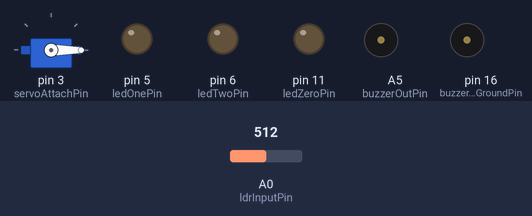
The sketch below on a simulated Arduino Uno, built with avr-gcc and run on an emulated ATmega328P. On the bench: servo, output pins drawn as LEDs (lit = HIGH), buzzer (waves = sounding, pin HIGH). The inputs (shaded band) are chosen by the test bench; at power-on: A0 (ldrInputPin) = 512. What the sketch prints to the serial monitor is not drawn.

Above: at 1.2 s.
1.3 s: A0 (ldrInputPin) set to 627
4.5 s: A0 (ldrInputPin) set to 651
At 5.5 s:
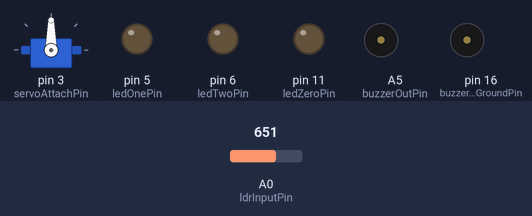
At 6.8 s:
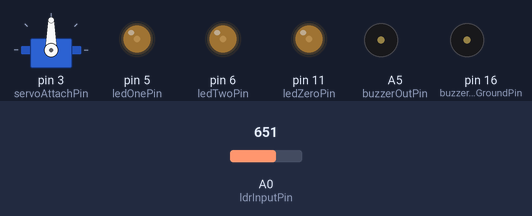
7.5 s: A0 (ldrInputPin) set to 511
At 8.8 s:
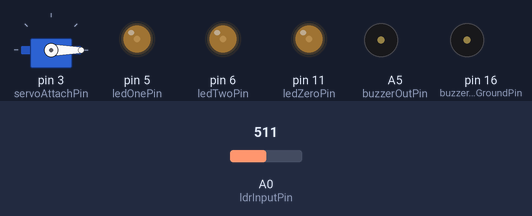
Timing chart, 0 to 10.5 s (numbered marks = the images above; inputs shaded):
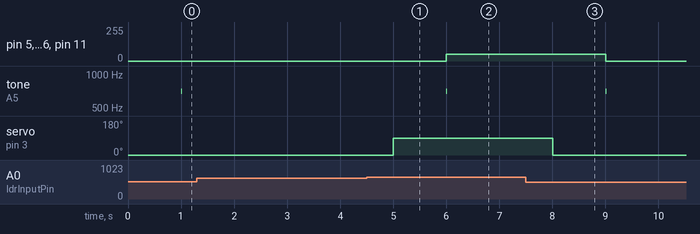

Measured:
- the behaviour switches between 636 and 637 on A0 (ldrInputPin) (found by bisection; images 0 and 1)
- after the input at 1.3 s, every drawn part: stays the same
- after the input at 4.5 s, pin 5 (ledOnePin), pin 6 (ledTwoPin), pin 11 (ledZeroPin): 0/255 → 50/255 after 1.5 s; tone on A5 (buzzerOutPin): silent → 700 Hz after 1.5 s, → silent 0.02 s later; servo on pin 3 (servoAttachPin): 0° → 90° after 0.50 s
- after the input at 7.5 s, pin 5 (ledOnePin), pin 6 (ledTwoPin), pin 11 (ledZeroPin): 50/255 → 0/255 after 1.5 s; tone on A5 (buzzerOutPin): silent → 700 Hz after 1.5 s, → silent 0.02 s later; servo on pin 3 (servoAttachPin): 90° → 0° after 0.51 s

The sketch:

GruppoA_Arduino_AreaDiProgetto_4Di.ino
```cpp
#include <Servo.h>
#include <math.h>

#define ledZeroPin 11
#define ledOnePin 5
#define ledTwoPin 6
#define ldrInputPin A0
#define buzzerOutPin A5
#define servoAttachPin 3
#define buzzerVirtualGroundPin 16

/* SG-90 SERVO PINOUT
  ORANGE = PWM
  RED = 5V
  BROWN = GND
*/

const double MAX_SENS_VALUE = 50;//Valore massimo leggibile dal LDR
int MIN_SENS_VALUE = 49; //Soglia minima luminosità
const float sensDb[10] = {49, 47, 45, 43, 41, 39, 35, 27, 17, 9}; //Corrispondenze sensore ved doc
const int MAX_BITS=8; //Numero massimo di bit

bool bits[MAX_BITS]; //Byte ricevuto (globale)
double LDR;//Valore attuale di luminosità

Servo servo;//Dich servoMotore
bool servoAuto = true; //Automazione motore on/off
int servoDegrees = 0; //Valore utente motore

struct light {
  int pin; //Il pin al quale è connesso fisicamente il led
  short int status = -1; //Lo stato in cui si trova il led (acceso/spento/auto)
  int index; //L'indice del led all'interno del vettore lights
  short int autoStat = -2; //0= no auto, 1= auto off, 2= auto on
} lights[3];//, bckLights[3]; //3 LED + BACKUP DEL VALORE PRECEDENTE DEI LED


void setup() {
  /*pinMode(12, OUTPUT);
  pinMode(7, OUTPUT);
  pinMode(4, OUTPUT);

  digitalWrite(12, LOW);
  digitalWrite(7, LOW);
  digitalWrite(4, LOW);*/

  pinMode(ldrInputPin, INPUT);//Sens lum
  pinMode(buzzerOutPin, OUTPUT);//Buzzer

  pinMode(buzzerVirtualGroundPin, OUTPUT);//Punto di massa simulata per il servo
  digitalWrite(buzzerVirtualGroundPin, LOW);//Punto di massa simulata per il servo


  pinMode(ledZeroPin, OUTPUT);//led 0
  pinMode(ledOnePin, OUTPUT);//led 1
  pinMode(ledTwoPin, OUTPUT);//led 2

  //Assegna led ai pin
  lights[0].pin = ledZeroPin; //Led 0
  lights[1].pin = ledOnePin; //Led 1
  lights[2].pin = ledTwoPin; //Led 2

  lights[0].index=0;  //Assegna indice (led 0)
  lights[1].index=1;  //Assegna indice (led 1)
  lights[2].index=2;  //Assegna indice (led 2)


  //Collegamento servo
  pinMode(servoAttachPin, OUTPUT); //Assegna il pin di uscita (info) al servo
  servo.attach(servoAttachPin); //Comunica al servo il pin di collegamento

  Serial.begin(9600); //Inizializza la connessione seriale
  noTone(buzzerOutPin); //Elimina eventuali suoni del buzzer all'avvio

}

void setBrightness(struct light a) {//Imposta la luminosità per il led definito dal parametro

  switch (a.status) {//Controlla lo stato del led

    case 0: digitalWrite(a.pin, LOW); a.autoStat=0; break;//SPENTO (0V)
    case 1: analogWrite(a.pin, MAX_SENS_VALUE); a.autoStat=0; break;//ACCESO (Custom max value)

    default:analogWrite(a.pin, LDR); //AUTO (Valore analogo alla luminosità in ingresso)
            if(LDR>=MIN_SENS_VALUE) a.autoStat = 2;
            else a.autoStat = 1;
    break;

  }

  sendLedsData(a.index); //Invia i dati del led
}

void setServoRotation(int d) {//Imposta il valore di rotazione del servo motore INFLUENZATO DA VALORE PRECEDENTE
  int p = servo.read(); //Legge il valore di rotazione corrente

  servo.write(d); //Ruota il servo al valore desiderato
  sendServoData();//Invia i dati del servo sul seriale
  if(p!=d) tone(buzzerOutPin, 700, 15);

}

void eseguiScrittura() { //Instrada il messaggio di scrittura verso le diverse funzioni
  int act = bits[6] * 2 + bits[5];//Converte i primi due bit del messaggio ricevuto per instradare il messaggio

  switch (act) {
    case 0: setLeds(); break; // cod =0 instrada verso i led
    case 1: setServo(); break; // cod =1 instrada verso il servo
    case 2: setMinSensValue(); break;// cod =2 instrada verso le impostazioni di lum minima
    case 3: setAuto(true); break;// cod =3 instrada verso le impostazioni di automazione (attiva)
  }

}

void setLeds() {//Imposta le caratteristiche di led lette
  int id = bits[4] * 2 + bits[3];//Identifica il led
  int sts = bits[2] * 2 + bits[1];//0→SPENTO, 1→ACCESO, 2→AUTO

  if(id<3)
    lights[id].status = sts;

}

void setServo() {//Imposta le caratteristiche del servo lette

  if (bits[4]){
    servoAuto = true;
  }else{
    servoAuto = false;
    servoDegrees = 0;

    if(bits[3]) servoDegrees+=8;
    if(bits[2]) servoDegrees+=4;
    if(bits[1]) servoDegrees+=2;
    if(bits[0]) servoDegrees+=1;

    /*for (int i = 3; i >=0; i--)
      servoDegrees += pow(2, i) *bits[i];*/

    servoDegrees *= 6;
  }

}

void setAuto(bool s) {//Imposta l'automazione automatica

  servoAuto = s; //rotaz servo automatica

  for (int i = 0; i < 3; i++){//ANALIZZA I LED
    int lts;

    if(s) lts = 2; //SE AUTOMATICO
    else if(LDR>=MIN_SENS_VALUE && lights[i].status!=0) lts=1; //SE GIA' ACCESO (Non spento, lum adeguata)
    else if(LDR<MIN_SENS_VALUE && lights[i].status!=1) lts=0; //SE GIA' SPENTO (Non acceso, lum scarsa)

    lights[i].status=lts;

  }

}

void setMinSensValue() {//Imposta il minimo valore di luminosità
  int val = 0;

  if(bits[4]) val+=8;
  if(bits[3]) val+=4;
  if(bits[2]) val+=2;
  if(bits[1]) val+=1;

  /*for (int i = 4; i > 0; i--)//Conversione
    val += pow(2, i) *bits[i];*/

  if (val < 10) {
    MIN_SENS_VALUE = sensDb[val];

  }else if(val>10) setAuto(false);

  sendMinLumData();
}

void leggiSeriale() {//Legge dal seriale

  if (Serial.available() > 0) {

  byte readByte = Serial.read();  //legge dal seriale

    for (int i = 7; i >= 0; i--) {
      bits[i] = bitRead(readByte, i); //setta array boolean
    }

    if (bits[7]) eseguiScrittura();
    //Ignora i byte di lettura (ved documentazione)

  }

}

void sendData(bool array[]){//Invia i dati alla porta seriale
  byte data = 0;

  //Conversione array bool in byte
  for(int i=0; i<MAX_BITS; i++){
      if(array[i])
        data |= (1 << i);
  }

  Serial.write(data); //Invia il dato alla porta seriale.
}

void sendSensData(){//INVIA I DATI DI LUMINOSITA' ALLA GUI

  bool conv[5];//Array per la conversione del numero da dec a bin
  double dn = 31 * LDR / MAX_SENS_VALUE;  //Estrapola valore da inviare, Ved documentazione
  dn=31-dn;                               //Estrapola valore da inviare, Ved documentazione

  int in = round(dn);                     //Estrapola valore da inviare, Ved documentazione


  /*for(int i = 0, p=0; i<10; i++, p+=10){
    if(LDR>sensDb[i]){
        in=p;
        break;
    }
  }*/

  for(int i=0; i<5; i++){//Conversione dec/bin
    conv[i]=in%2;
    in/=2;
  }

  bool array[MAX_BITS] = {0, 1, 0, conv[4], conv[3], conv[2], conv[1], conv[0]};//Prot 010 + valore luminosità

  sendData(array);


}

void sendMinLumData(){//Invia i dati di luminosità minima alla GUI
  bool conv[4];
  int dVal=0;

  for(int i=0; i<10; i++){
    if(MIN_SENS_VALUE == sensDb[i]){
      dVal=i;
      break;
    }
  }

  for(int i=0; i<4; i++){//Conversione dec/bin
    conv[i]=dVal%2;
    dVal/=2;
  }

  bool array[MAX_BITS]={0, 1, 1, conv[3], conv[2], conv[1], conv[0], 0};

  sendData(array);
}

void sendServoData(){//Invia i dati di rotazione del servo
  bool conv[4];
  delay(1000);
  int dVal= round( (double)servo.read() /6 );

  /*if(servo.read()==24) dVal=14;
  if(dVal>3) dVal++;*/


  for(int i=0; i<4; i++){//Conversione dec/bin
    conv[i]=dVal%2;
    dVal/=2;
  }

  bool array[MAX_BITS]={0, 0, 1, servoAuto, conv[3], conv[2], conv[1], conv[0]};

  sendData(array);
}

void sendLedsData(int ledIndex){//Invia i dati dei vari led INFLUENZATO DA BACKUP

    //if(lights[ledIndex].status != bckLights[ledIndex].status || lights[ledIndex].autoStat != bckLights[ledIndex].autoStat){

      bool id[2], rsts[2];
      int v=ledIndex;

      /*for(int j=0;  j<2; j++){//Conversione dec/bin ID
        id[j]=v%2;
        v/=2;
      }*/

      switch(ledIndex){
        case 0:
          id[0] = 0; id[1]=0; break;
        case 1:
          id[0] = 1; id[1]=0; break;
        case 2:
          id[0] = 0; id[1]=1; break;

      }

      switch(lights[ledIndex].status){
        case 0:
          rsts[1]=0; rsts[0]=0;
        break;

        case 1:
          rsts[1]=0; rsts[0]=1;
        break;

        default:
          rsts[1]=1;
          if(LDR>=MIN_SENS_VALUE && lights[ledIndex].status!=0) rsts[0]=1;//AUTO ED ACCESO
          else if(LDR<MIN_SENS_VALUE && lights[ledIndex].status!=1) rsts[0]=0;//AUTO E SPENTO
        break;

      }

      bool array[MAX_BITS]={0, 0, 0, id[1], id[0], rsts[1], rsts[0], 1};

      //bckLights[ledIndex].status = lights[ledIndex].status;
      //bckLights[ledIndex].autoStat = lights[ledIndex].autoStat;

      sendData(array);
    //}
}

void loop() {

  LDR = (double)analogRead(ldrInputPin) / 13.0; //Legge val ponderato dal sensore

  //Serial.println((String)LDR);

  sendSensData(); //INVIA I DATI DI LUMINOSITA' ALLA GUI

  leggiSeriale();

  if (LDR < MIN_SENS_VALUE) LDR = 0; //Se sens troppo basso, pone a 0
  if (LDR > MAX_SENS_VALUE) LDR=MAX_SENS_VALUE;//Se sens troppo basso, pone uguale alla costante massima

  if (servoAuto) { //Se autom mot attiva
    if (LDR == 0) //se NOTTE
      setServoRotation(0);//motore 'chiuso'
    else //se GIORNO
      setServoRotation(90);//motore 'aperto'
  } else setServoRotation(servoDegrees);//se autom off, imp valore utente

  for (int i = 0; i < 3; i++)
    setBrightness(lights[i]);


}
```
